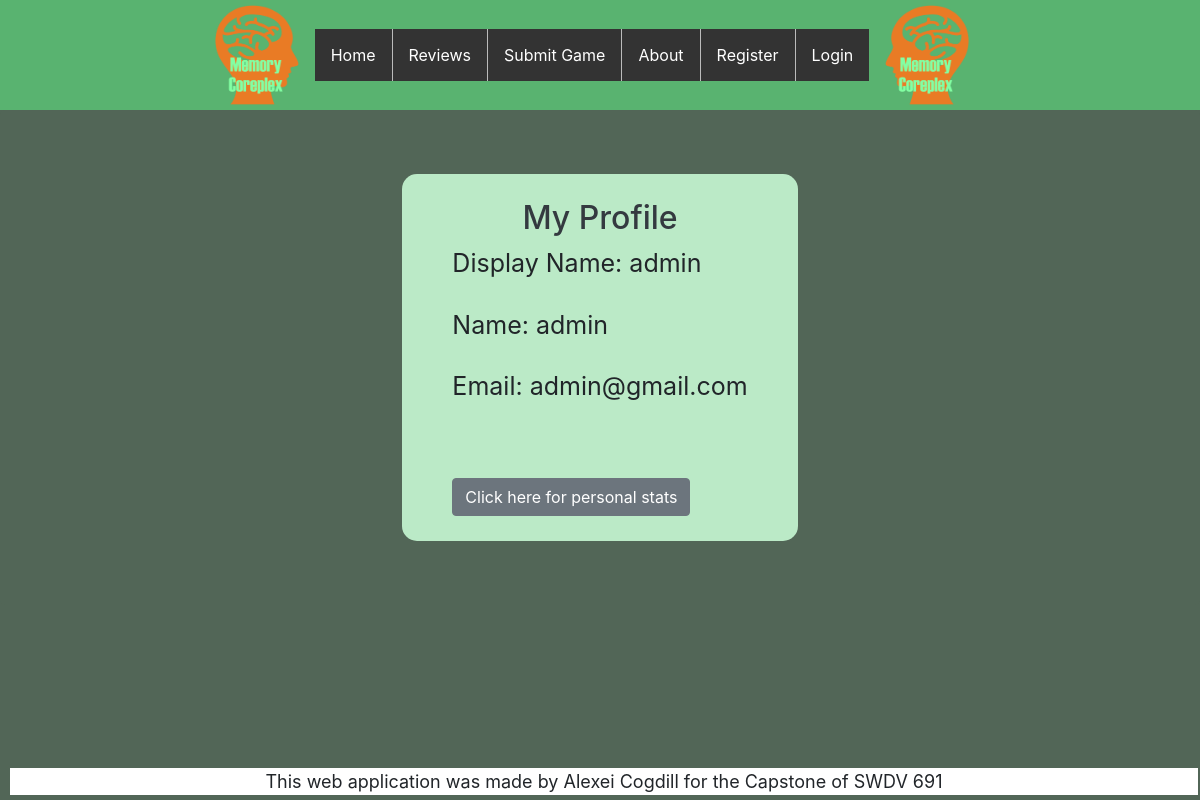
/profile/admin, run on the app's committed database.
### models.py (models this page shows, shortened)
class User(db.Model, UserMixin):
    __tablename__ = "users"
    id = db.Column(db.Integer, primary_key = True)
    name = db.Column(db.String(64), index=True)
    display_name = db.Column(db.String(32), unique=True, index=True)
    email = db.Column(db.String(64), unique=True, index=True)
    password_hash = db.Column(db.String(128))
    is_Admin = db.Column(db.Boolean, default=False)
    reviews = db.relationship('Review', backref='post')
    scores = db.relationship('Score', backref='postt')
    def json(self):
        return {'name':self.name, 'display_name':self.display_name, 'email':self.email, 'password_hash':self.password_hash, 'is_Admin':self.is_Admin}

### app.py (the view)
@app.route('/profile/<string:display_name>', methods=['GET', 'POST'])
def profile(display_name):
    us = GetProfile()
    user = us.get(display_name)
    return render_template('profile.html', user=user)

### app.py (called while the page is built)
    def get(self, display_name):
        profile = User.query.filter_by(display_name=display_name).first()
        if profile:
            return profile.json()
        else:
            abort(404, description="Unable to load profile data")

### templates/profile.html (shortened to what this page needs)
{% extends "base.html" %}
{% block content %}
  <div class="jumbotron" style="background-color: rgb(82,102,87)">
    <div class="container-fluid">
      <div class="row align-items-center justify-content-center">
        <div class="col-md3" style="padding-top: 25px; padding-left: 50px; padding-right: 50px; padding-bottom: 25px; background-color: rgb(187, 234, 199); border-radius: 15px">
          <h2 class="text-dark text-center">My Profile</h2>
          <a style="font-size: 25px">Display Name: {{user.display_name}}</a><br><br>
          <a style="font-size: 25px">Name: {{user.name}}</a><br><br>
          <a style="font-size: 25px">Email: {{user.email}}</a><br><br>
          <br>
          <br>
          <a class="btn btn-secondary" href="{{url_for('userScore')}}" role="button" style="text-align: left">Click here for personal stats</a>
        </div>
      </div>
    </div>
  </div>
{% endblock %}

### static/home.css (style rules this page uses)
.row { padding-right: 0px; padding-left: 0px; margin-right: 0px; margin-left: 0px; }
.jumbotron { background-color: rgb(82,102,87) }

### data on the page
User: display_name "admin", name "admin", email "admin@gmail.com"
